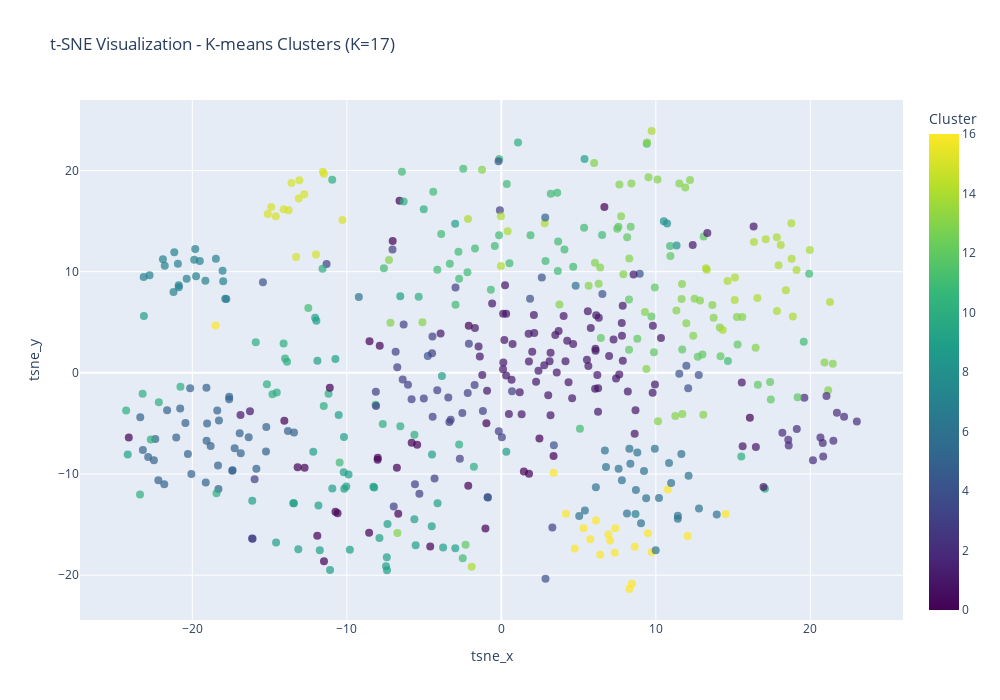

Write notebook code for a chart like this one.
### Code cell
# Interactive t-SNE plot with K-means clusters
fig = px.scatter(
    df_sample,
    x='tsne_x',
    y='tsne_y',
    color='cluster_kmeans',
    hover_data=['company_name', 'short_description', 'batch', 'status'],
    title=f't-SNE Visualization - K-means Clusters (K={optimal_k})',
    labels={'cluster_kmeans': 'Cluster'},
    color_continuous_scale='viridis'
)

fig.update_traces(marker=dict(size=8, opacity=0.7))
fig.update_layout(height=700, width=1000)
fig.show()

### Figure 1 — Plotly figure (JSON) as saved in the notebook; plotly's stock layout.template omitted (floating-point values rounded to 4 significant figures; data arrays with more than 128 entries replaced by an {"elided": "..."} marker saying what was removed)
{"data": [{"customdata": {"elided": "500x4 str values"}, "hovertemplate": "tsne_x=%{x}<br>tsne_y=%{y}<br>company_name=%{customdata[0]}<br>short_description=%{customdata[1]}<br>batch=%{customdata[2]}<br>status=%{customdata[3]}<br>Cluster=%{marker.color}<extra></extra>", "legendgroup": "", "marker": {"color": {"elided": "500 int values"}, "coloraxis": "coloraxis", "opacity": 0.7, "size": 8, "symbol": "circle"}, "mode": "markers", "name": "", "orientation": "v", "showlegend": false, "type": "scatter", "x": {"elided": "500 float values"}, "xaxis": "x", "y": {"elided": "500 float values"}, "yaxis": "y"}], "layout": {"coloraxis": {"colorbar": {"title": {"text": "Cluster"}}, "colorscale": [[0, "#440154"], [0.1111, "#482878"], [0.2222, "#3e4989"], [0.3333, "#31688e"], [0.4444, "#26828e"], [0.5556, "#1f9e89"], [0.6667, "#35b779"], [0.7778, "#6ece58"], [0.8889, "#b5de2b"], [1, "#fde725"]]}, "height": 700, "legend": {"tracegroupgap": 0}, "title": {"text": "t-SNE Visualization - K-means Clusters (K=17)"}, "width": 1000, "xaxis": {"anchor": "y", "domain": [0, 1], "title": {"text": "tsne_x"}}, "yaxis": {"anchor": "x", "domain": [0, 1], "title": {"text": "tsne_y"}}}}
